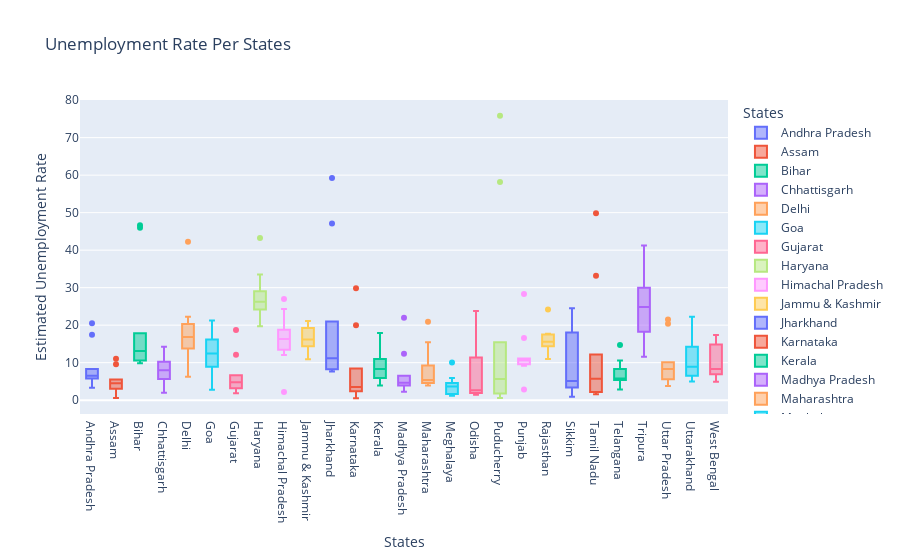

Notebook cell for this chart:
### Code cell
fig = px.box(df, x='States', y='Estimated Unemployment Rate', color='States', title='Unemployment Rate Per States', template='plotly')
fig.show()

### Figure 1 — Plotly figure (JSON) as saved in the notebook; plotly's stock layout.template omitted (floating-point values rounded to 4 significant figures)
{"data": [{"alignmentgroup": "True", "hovertemplate": "States=%{x}<br>Estimated Unemployment Rate=%{y}<extra></extra>", "legendgroup": "Andhra Pradesh", "marker": {"color": "#636efa"}, "name": "Andhra Pradesh", "notched": false, "offsetgroup": "Andhra Pradesh", "orientation": "v", "showlegend": true, "type": "box", "x": ["Andhra Pradesh", "Andhra Pradesh", "Andhra Pradesh", "Andhra Pradesh", "Andhra Pradesh", "Andhra Pradesh", "Andhra Pradesh", "Andhra Pradesh", "Andhra Pradesh", "Andhra Pradesh"], "x0": " ", "xaxis": "x", "y": [5.48, 5.83, 5.79, 20.51, 17.43, 3.31, 8.34, 6.96, 6.4, 6.59], "y0": " ", "yaxis": "y"}, {"alignmentgroup": "True", "hovertemplate": "States=%{x}<br>Estimated Unemployment Rate=%{y}<extra></extra>", "legendgroup": "Assam", "marker": {"color": "#EF553B"}, "name": "Assam", "notched": false, "offsetgroup": "Assam", "orientation": "v", "showlegend": true, "type": "box", "x": ["Assam", "Assam", "Assam", "Assam", "Assam", "Assam", "Assam", "Assam", "Assam", "Assam"], "x0": " ", "xaxis": "x", "y": [4.66, 4.41, 4.77, 11.06, 9.55, 0.6, 3.77, 5.53, 1.19, 3.02], "y0": " ", "yaxis": "y"}, {"alignmentgroup": "True", "hovertemplate": "States=%{x}<br>Estimated Unemployment Rate=%{y}<extra></extra>", "legendgroup": "Bihar", "marker": {"color": "#00cc96"}, "name": "Bihar", "notched": false, "offsetgroup": "Bihar", "orientation": "v", "showlegend": true, "type": "box", "x": ["Bihar", "Bihar", "Bihar", "Bihar", "Bihar", "Bihar", "Bihar", "Bihar", "Bihar", "Bihar"], "x0": " ", "xaxis": "x", "y": [10.61, 10.29, 15.43, 46.64, 45.96, 17.82, 12.79, 13.44, 11.91, 9.82], "y0": " ", "yaxis": "y"}, {"alignmentgroup": "True", "hovertemplate": "States=%{x}<br>Estimated Unemployment Rate=%{y}<extra></extra>", "legendgroup": "Chhattisgarh", "marker": {"color": "#ab63fa"}, "name": "Chhattisgarh", "notched": false, "offsetgroup": "Chhattisgarh", "orientation": "v", "showlegend": true, "type": "box", "x": ["Chhattisgarh", "Chhattisgarh", "Chhattisgarh", "Chhattisgarh", "Chhattisgarh", "Chhattisgarh", "Chhattisgarh", "Chhattisgarh", "Chhattisgarh", "Chhattisgarh"], "x0": " ", "xaxis": "x", "y": [9.65, 8.38, 7.54, 3.41, 10.5, 14.23, 10.27, 5.63, 1.96, 6.62], "y0": " ", "yaxis": "y"}, {"alignmentgroup": "True", "hovertemplate": "States=%{x}<br>Estimated Unemployment Rate=%{y}<extra></extra>", "legendgroup": "Delhi", "marker": {"color": "#FFA15A"}, "name": "Delhi", "notched": false, "offsetgroup": "Delhi", "orientation": "v", "showlegend": true, "type": "box", "x": ["Delhi", "Delhi", "Delhi", "Delhi", "Delhi", "Delhi", "Delhi", "Delhi", "Delhi", "Delhi"], "x0": " ", "xaxis": "x", "y": [22.23, 14.84, 17.04, 16.68, 42.27, 18.19, 20.3, 13.79, 12.53, 6.27], "y0": " ", "yaxis": "y"}, {"alignmentgroup": "True", "hovertemplate": "States=%{x}<br>Estimated Unemployment Rate=%{y}<extra></extra>", "legendgroup": "Goa", "marker": {"color": "#19d3f3"}, "name": "Goa", "notched": false, "offsetgroup": "Goa", "orientation": "v", "showlegend": true, "type": "box", "x": ["Goa", "Goa", "Goa", "Goa", "Goa", "Goa", "Goa", "Goa", "Goa", "Goa"], "x0": " ", "xaxis": "x", "y": [8.89, 2.81, 5.25, 13.31, 21.25, 9.96, 17.07, 16.21, 15.38, 11.54], "y0": " ", "yaxis": "y"}, {"alignmentgroup": "True", "hovertemplate": "States=%{x}<br>Estimated Unemployment Rate=%{y}<extra></extra>", "legendgroup": "Gujarat", "marker": {"color": "#FF6692"}, "name": "Gujarat", "notched": false, "offsetgroup": "Gujarat", "orientation": "v", "showlegend": true, "type": "box", "x": ["Gujarat", "Gujarat", "Gujarat", "Gujarat", "Gujarat", "Gujarat", "Gujarat", "Gujarat", "Gujarat", "Gujarat"], "x0": " ", "xaxis": "x", "y": [5.54, 6.38, 6.66, 18.71, 12.11, 3.2, 1.84, 1.87, 3.42, 4.03], "y0": " ", "yaxis": "y"}, {"alignmentgroup": "True", "hovertemplate": "States=%{x}<br>Estimated Unemployment Rate=%{y}<extra></extra>", "legendgroup": "Haryana", "marker": {"color": "#B6E880"}, "name": "Haryana", "notched": false, "offsetgroup": "Haryana", "orientation": "v", "showlegend": true, "type": "box", "x": ["Haryana", "Haryana", "Haryana", "Haryana", "Haryana", "Haryana", "Haryana", "Haryana", "Haryana", "Haryana"], "x0": " ", "xaxis": "x", "y": [20.34, 25.77, 25.05, 43.22, 29.02, 26.7, 24.18, 33.5, 19.68, 27.31], "y0": " ", "yaxis": "y"}, {"alignmentgroup": "True", "hovertemplate": "States=%{x}<br>Estimated Unemployment Rate=%{y}<extra></extra>", "legendgroup": "Himachal Pradesh", "marker": {"color": "#FF97FF"}, "name": "Himachal Pradesh", "notched": false, "offsetgroup": "Himachal Pradesh", "orientation": "v", "showlegend": true, "type": "box", "x": ["Himachal Pradesh", "Himachal Pradesh", "Himachal Pradesh", "Himachal Pradesh", "Himachal Pradesh", "Himachal Pradesh", "Himachal Pradesh", "Himachal Pradesh", "Himachal Pradesh", "Himachal Pradesh"], "x0": " ", "xaxis": "x", "y": [16.83, 16.84, 18.76, 2.2, 26.95, 13.47, 24.31, 15.79, 12.04, 13.46], "y0": " ", "yaxis": "y"}, {"alignmentgroup": "True", "hovertemplate": "States=%{x}<br>Estimated Unemployment Rate=%{y}<extra></extra>", "legendgroup": "Jammu & Kashmir", "marker": {"color": "#FECB52"}, "name": "Jammu & Kashmir", "notched": false, "offsetgroup": "Jammu & Kashmir", "orientation": "v", "showlegend": true, "type": "box", "x": ["Jammu & Kashmir", "Jammu & Kashmir", "Jammu & Kashmir", "Jammu & Kashmir", "Jammu & Kashmir", "Jammu & Kashmir", "Jammu & Kashmir", "Jammu & Kashmir", "Jammu & Kashmir"], "x0": " ", "xaxis": "x", "y": [21.08, 20.78, 15.5, 18.74, 17.92, 10.88, 11.09, 16.17, 16.14], "y0": " ", "yaxis": "y"}, {"alignmentgroup": "True", "hovertemplate": "States=%{x}<br>Estimated Unemployment Rate=%{y}<extra></extra>", "legendgroup": "Jharkhand", "marker": {"color": "#636efa"}, "name": "Jharkhand", "notched": false, "offsetgroup": "Jharkhand", "orientation": "v", "showlegend": true, "type": "box", "x": ["Jharkhand", "Jharkhand", "Jharkhand", "Jharkhand", "Jharkhand", "Jharkhand", "Jharkhand", "Jharkhand", "Jharkhand", "Jharkhand"], "x0": " ", "xaxis": "x", "y": [10.61, 11.85, 8.23, 47.09, 59.23, 20.95, 7.63, 9.76, 8.24, 11.8], "y0": " ", "yaxis": "y"}, {"alignmentgroup": "True", "hovertemplate": "States=%{x}<br>Estimated Unemployment Rate=%{y}<extra></extra>", "legendgroup": "Karnataka", "marker": {"color": "#EF553B"}, "name": "Karnataka", "notched": false, "offsetgroup": "Karnataka", "orientation": "v", "showlegend": true, "type": "box", "x": ["Karnataka", "Karnataka", "Karnataka", "Karnataka", "Karnataka", "Karnataka", "Karnataka", "Karnataka", "Karnataka", "Karnataka"], "x0": " ", "xaxis": "x", "y": [2.86, 3.61, 3.46, 29.84, 19.97, 8.44, 4.01, 0.5, 2.41, 1.58], "y0": " ", "yaxis": "y"}, {"alignmentgroup": "True", "hovertemplate": "States=%{x}<br>Estimated Unemployment Rate=%{y}<extra></extra>", "legendgroup": "Kerala", "marker": {"color": "#00cc96"}, "name": "Kerala", "notched": false, "offsetgroup": "Kerala", "orientation": "v", "showlegend": true, "type": "box", "x": ["Kerala", "Kerala", "Kerala", "Kerala", "Kerala", "Kerala", "Kerala", "Kerala", "Kerala", "Kerala"], "x0": " ", "xaxis": "x", "y": [5.31, 7.6, 8.99, 16.99, 17.88, 9.71, 7.09, 10.98, 5.91, 3.88], "y0": " ", "yaxis": "y"}, {"alignmentgroup": "True", "hovertemplate": "States=%{x}<br>Estimated Unemployment Rate=%{y}<extra></extra>", "legendgroup": "Madhya Pradesh", "marker": {"color": "#ab63fa"}, "name": "Madhya Pradesh", "notched": false, "offsetgroup": "Madhya Pradesh", "orientation": "v", "showlegend": true, "type": "box", "x": ["Madhya Pradesh", "Madhya Pradesh", "Madhya Pradesh", "Madhya Pradesh", "Madhya Pradesh", "Madhya Pradesh", "Madhya Pradesh", "Madhya Pradesh", "Madhya Pradesh", "Madhya Pradesh"], "x0": " ", "xaxis": "x", "y": [4.11, 4.57, 2.22, 12.36, 21.98, 6.48, 5.08, 4.7, 3.91, 3.13], "y0": " ", "yaxis": "y"}, {"alignmentgroup": "True", "hovertemplate": "States=%{x}<br>Estimated Unemployment Rate=%{y}<extra></extra>", "legendgroup": "Maharashtra", "marker": {"color": "#FFA15A"}, "name": "Maharashtra", "notched": false, "offsetgroup": "Maharashtra", "orientation": "v", "showlegend": true, "type": "box", "x": ["Maharashtra", "Maharashtra", "Maharashtra", "Maharashtra", "Maharashtra", "Maharashtra", "Maharashtra", "Maharashtra", "Maharashtra", "Maharashtra"], "x0": " ", "xaxis": "x", "y": [4.95, 4.69, 5.79, 20.9, 15.46, 9.23, 3.89, 6.23, 4.55, 4.1], "y0": " ", "yaxis": "y"}, {"alignmentgroup": "True", "hovertemplate": "States=%{x}<br>Estimated Unemployment Rate=%{y}<extra></extra>", "legendgroup": "Meghalaya", "marker": {"color": "#19d3f3"}, "name": "Meghalaya", "notched": false, "offsetgroup": "Meghalaya", "orientation": "v", "showlegend": true, "type": "box", "x": ["Meghalaya", "Meghalaya", "Meghalaya", "Meghalaya", "Meghalaya", "Meghalaya", "Meghalaya", "Meghalaya", "Meghalaya", "Meghalaya"], "x0": " ", "xaxis": "x", "y": [1.66, 3.59, 1.58, 10.03, 5.92, 1.15, 2.1, 3.74, 4.29, 4.6], "y0": " ", "yaxis": "y"}, {"alignmentgroup": "True", "hovertemplate": "States=%{x}<br>Estimated Unemployment Rate=%{y}<extra></extra>", "legendgroup": "Odisha", "marker": {"color": "#FF6692"}, "name": "Odisha", "notched": false, "offsetgroup": "Odisha", "orientation": "v", "showlegend": true, "type": "box", "x": ["Odisha", "Odisha", "Odisha", "Odisha", "Odisha", "Odisha", "Odisha", "Odisha", "Odisha", "Odisha"], "x0": " ", "xaxis": "x", "y": [1.9, 3.12, 13.08, 23.76, 11.41, 3.77, 1.88, 1.42, 2.1, 2.18], "y0": " ", "yaxis": "y"}, {"alignmentgroup": "True", "hovertemplate": "States=%{x}<br>Estimated Unemployment Rate=%{y}<extra></extra>", "legendgroup": "Puducherry", "marker": {"color": "#B6E880"}, "name": "Puducherry", "notched": false, "offsetgroup": "Puducherry", "orientation": "v", "showlegend": true, "type": "box", "x": ["Puducherry", "Puducherry", "Puducherry", "Puducherry", "Puducherry", "Puducherry", "Puducherry", "Puducherry", "Puducherry", "Puducherry"], "x0": " ", "xaxis": "x", "y": [0.58, 1.76, 1.2, 75.85, 58.19, 4.24, 15.47, 5.05, 10.9, 6.18], "y0": " ", "yaxis": "y"}, {"alignmentgroup": "True", "hovertemplate": "States=%{x}<br>Estimated Unemployment Rate=%{y}<extra></extra>", "legendgroup": "Punjab", "marker": {"color": "#FF97FF"}, "name": "Punjab", "notched": false, "offsetgroup": "Punjab", "orientation": "v", "showlegend": true, "type": "box", "x": ["Punjab", "Punjab", "Punjab", "Punjab", "Punjab", "Punjab", "Punjab", "Punjab", "Punjab", "Punjab"], "x0": " ", "xaxis": "x", "y": [11.11, 10.97, 10.32, 2.86, 28.33, 16.55, 9.19, 10.99, 9.61, 9.88], "y0": " ", "yaxis": "y"}, {"alignmentgroup": "True", "hovertemplate": "States=%{x}<br>Estimated Unemployment Rate=%{y}<extra></extra>", "legendgroup": "Rajasthan", "marker": {"color": "#FECB52"}, "name": "Rajasthan", "notched": false, "offsetgroup": "Rajasthan", "orientation": "v", "showlegend": true, "type": "box", "x": ["Rajasthan", "Rajasthan", "Rajasthan", "Rajasthan", "Rajasthan", "Rajasthan", "Rajasthan", "Rajasthan", "Rajasthan", "Rajasthan"], "x0": " ", "xaxis": "x", "y": [10.97, 15.16, 11.9, 17.7, 15.74, 14.39, 15.81, 17.51, 15.35, 24.15], "y0": " ", "yaxis": "y"}, {"alignmentgroup": "True", "hovertemplate": "States=%{x}<br>Estimated Unemployment Rate=%{y}<extra></extra>", "legendgroup": "Sikkim", "marker": {"color": "#636efa"}, "name": "Sikkim", "notched": false, "offsetgroup": "Sikkim", "orientation": "v", "showlegend": true, "type": "box", "x": ["Sikkim", "Sikkim", "Sikkim", "Sikkim", "Sikkim", "Sikkim", "Sikkim", "Sikkim"], "x0": " ", "xaxis": "x", "y": [23.57, 2.28, 24.51, 4.46, 4.45, 12.49, 5.7, 0.88], "y0": " ", "yaxis": "y"}, {"alignmentgroup": "True", "hovertemplate": "States=%{x}<br>Estimated Unemployment Rate=%{y}<extra></extra>", "legendgroup": "Tamil Nadu", "marker": {"color": "#EF553B"}, "name": "Tamil Nadu", "notched": false, "offsetgroup": "Tamil Nadu", "orientation": "v", "showlegend": true, "type": "box", "x": ["Tamil Nadu", "Tamil Nadu", "Tamil Nadu", "Tamil Nadu", "Tamil Nadu", "Tamil Nadu", "Tamil Nadu", "Tamil Nadu", "Tamil Nadu", "Tamil Nadu"], "x0": " ", "xaxis": "x", "y": [1.57, 2.09, 6.4, 49.83, 33.16, 12.2, 6.81, 2.65, 5, 2.16], "y0": " ", "yaxis": "y"}, {"alignmentgroup": "True", "hovertemplate": "States=%{x}<br>Estimated Unemployment Rate=%{y}<extra></extra>", "legendgroup": "Telangana", "marker": {"color": "#00cc96"}, "name": "Telangana", "notched": false, "offsetgroup": "Telangana", "orientation": "v", "showlegend": true, "type": "box", "x": ["Telangana", "Telangana", "Telangana", "Telangana", "Telangana", "Telangana", "Telangana", "Telangana", "Telangana", "Telangana"], "x0": " ", "xaxis": "x", "y": [5.49, 8.29, 5.77, 6.25, 14.7, 10.55, 5.36, 5.79, 3.27, 2.86], "y0": " ", "yaxis": "y"}, {"alignmentgroup": "True", "hovertemplate": "States=%{x}<br>Estimated Unemployment Rate=%{y}<extra></extra>", "legendgroup": "Tripura", "marker": {"color": "#ab63fa"}, "name": "Tripura", "notched": false, "offsetgroup": "Tripura", "orientation": "v", "showlegend": true, "type": "box", "x": ["Tripura", "Tripura", "Tripura", "Tripura", "Tripura", "Tripura", "Tripura", "Tripura", "Tripura", "Tripura"], "x0": " ", "xaxis": "x", "y": [32.67, 28.4, 29.95, 41.23, 21.51, 21.71, 18.24, 27.92, 17.35, 11.57], "y0": " ", "yaxis": "y"}, {"alignmentgroup": "True", "hovertemplate": "States=%{x}<br>Estimated Unemployment Rate=%{y}<extra></extra>", "legendgroup": "Uttar Pradesh", "marker": {"color": "#FFA15A"}, "name": "Uttar Pradesh", "notched": false, "offsetgroup": "Uttar Pradesh", "orientation": "v", "showlegend": true, "type": "box", "x": ["Uttar Pradesh", "Uttar Pradesh", "Uttar Pradesh", "Uttar Pradesh", "Uttar Pradesh", "Uttar Pradesh", "Uttar Pradesh", "Uttar Pradesh", "Uttar Pradesh", "Uttar Pradesh"], "x0": " ", "xaxis": "x", "y": [7.58, 8.98, 10.11, 21.54, 20.41, 9.47, 5.56, 5.79, 4.18, 3.75], "y0": " ", "yaxis": "y"}, {"alignmentgroup": "True", "hovertemplate": "States=%{x}<br>Estimated Unemployment Rate=%{y}<extra></extra>", "legendgroup": "Uttarakhand", "marker": {"color": "#19d3f3"}, "name": "Uttarakhand", "notched": false, "offsetgroup": "Uttarakhand", "orientation": "v", "showlegend": true, "type": "box", "x": ["Uttarakhand", "Uttarakhand", "Uttarakhand", "Uttarakhand", "Uttarakhand", "Uttarakhand", "Uttarakhand", "Uttarakhand", "Uttarakhand", "Uttarakhand"], "x0": " ", "xaxis": "x", "y": [5.49, 4.99, 19.85, 6.48, 8.01, 8.61, 12.38, 14.26, 22.26, 9.23], "y0": " ", "yaxis": "y"}, {"alignmentgroup": "True", "hovertemplate": "States=%{x}<br>Estimated Unemployment Rate=%{y}<extra></extra>", "legendgroup": "West Bengal", "marker": {"color": "#FF6692"}, "name": "West Bengal", "notched": false, "offsetgroup": "West Bengal", "orientation": "v", "showlegend": true, "type": "box", "x": ["West Bengal", "West Bengal", "West Bengal", "West Bengal", "West Bengal", "West Bengal", "West Bengal", "West Bengal", "West Bengal", "West Bengal"], "x0": " ", "xaxis": "x", "y": [6.94, 4.92, 6.92, 17.41, 17.41, 7.29, 6.83, 14.87, 9.35, 9.98], "y0": " ", "yaxis": "y"}], "layout": {"boxmode": "overlay", "legend": {"title": {"text": "States"}, "tracegroupgap": 0}, "title": {"text": "Unemployment Rate Per States"}, "xaxis": {"anchor": "y", "categoryarray": ["Andhra Pradesh", "Assam", "Bihar", "Chhattisgarh", "Delhi", "Goa", "Gujarat", "Haryana", "Himachal Pradesh", "Jammu & Kashmir", "Jharkhand", "Karnataka", "Kerala", "Madhya Pradesh", "Maharashtra", "Meghalaya", "Odisha", "Puducherry", "Punjab", "Rajasthan", "Sikkim", "Tamil Nadu", "Telangana", "Tripura", "Uttar Pradesh", "Uttarakhand", "West Bengal"], "categoryorder": "array", "domain": [0, 1], "title": {"text": "States"}}, "yaxis": {"anchor": "x", "domain": [0, 1], "title": {"text": "Estimated Unemployment Rate"}}}}
